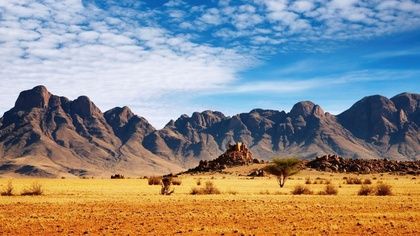
%> input picture img_in/savanna.jpg, 420 x 236 px, shrunk from 1280 x 720 before the run
$ octave histogram_specification.m   (GNU Octave 9; MATLAB toolbox functions it lacks are replaced by stand-ins)
%> lines starting %> are read from the running program, lines starting %| are printed output that depends on the picture
### functions/read_image.m
function img = read_image(img_name)
    img_path = strcat("./img_in/" + img_name);
    if exist(img_path, 'file')
        img = imread(img_path);
    else
        img = NaN;
    end
end

### histogram_specification.m
% Initialization
addpath('./functions/image');
addpath('./functions/histogram');
addpath('./functions/vector');

function [final_hist_data, mapped_hist] = match_histogram(hist_data_source, hist_data_ref, img_size, MAX_PIXEL_VAL)
    % Source
    norm_hist_data_source = hist_data_source / img_size;
    cmltv_norm_hist_data_source = make_cumulative(norm_hist_data_source);
    result_hist_data_source = round(cmltv_norm_hist_data_source * MAX_PIXEL_VAL);
    new_hist_data_source = map_new_hist(result_hist_data_source, hist_data_source);
    % disp(new_hist_data_source);

    % Ref
    norm_hist_data_ref = hist_data_ref / img_size;
    cmltv_norm_hist_data_ref = make_cumulative(norm_hist_data_ref);
    result_hist_data_ref = round(cmltv_norm_hist_data_ref * MAX_PIXEL_VAL);
    % disp(result_hist_data_ref);

    len = length(result_hist_data_source);
    mapped_hist = zeros(1, len);
    final_hist_data = zeros(1, len);
    for i = 1: len
        idx_to_map_from_source = result_hist_data_source(i);
        idx_nearest = get_index_nearest_value(result_hist_data_ref, idx_to_map_from_source);
        n = new_hist_data_source(i);
        mapped_hist(i) = idx_nearest;
        final_hist_data(idx_nearest) = final_hist_data(idx_nearest) + n;
        % fprintf("%d %d %d %d\n", i, idx_to_map_from_source, idx_nearest, n);
    end
end

disp("[INFO] Make sure to put the image inside the `img_in` folder!") ;
img_name_source = input("[INPUT] Which image do you want to enhance? ", 's');
%> the answer given: img_in/savanna.jpg
% img_name_source = "savanna.jpg";
img_source = read_image(img_name_source);
%> in read_image, img is the input picture: size 236x420x3 uint8; mean R, G, B 143.5, 140.7, 136.5

disp("[INFO] Make sure the reference image is the same size as source image!")
img_name_reference = input("[INPUT] Which image do you want to refer? ", 's');
%> the answer given: img_in/wallpaper.jpg
% img_name_source = "wallpaper.jpg";
img_reference = read_image(img_name_reference);
%> call 2 of read_image, with img_name = 'img_in/wallpaper.jpg'
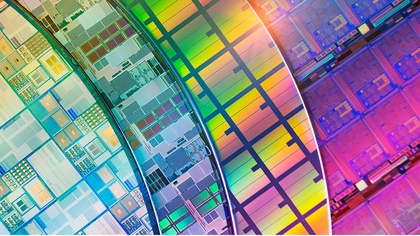
%> input picture img_in/wallpaper.jpg, 420 x 236 px, shrunk from 1280 x 720 before the run
%> in read_image, img is the input picture: size 236x420x3 uint8; mean R, G, B 138.9, 135.4, 144.5

% Image details
[rows_s, cols_s, num_channels_s] = size(img_source);
%> rows_s = 236; cols_s = 420; num_channels_s = 3
[rows_r, cols_r, num_channels_r] = size(img_reference);
%> rows_r = 236; cols_r = 420; num_channels_r = 3

MAX_PIXEL_VAL = 255;

if (not (rows_s == rows_r) | not (cols_s == cols_r))
    disp('[FAILED] The two inputted images do not have the same size!');
elseif (not (num_channels_s == num_channels_r))
    disp('[FAILED] The two inputted images do not share the same color type!');
else
    % Both image rows and cols should be the same
    fprintf("[INFO] The images with size [%d, %d] are inputted!\n", rows_s, cols_s);
%| [INFO] The images with size [236, 420] are inputted!

    is_grayscaled = input("[INPUT] Do you want the image to be grayscaled? (0/1) ");
%> the answer given: 1
    % Create placeholder for new image
    if (num_channels_s == 1 | is_grayscaled)
        disp("[PROCESS] Processing grayscale image!");
        if (not(num_channels_s == 1))
            % If full colored but want to be grayscaled
            img_source = rgb2gray(img_source);
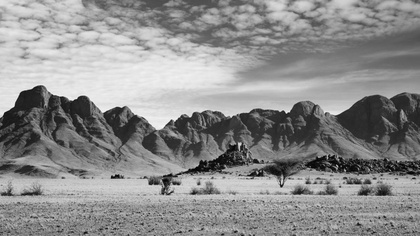
%> img_source: size 236x420 uint8; min 2, max 251, mean 141
            img_reference = rgb2gray(img_reference);
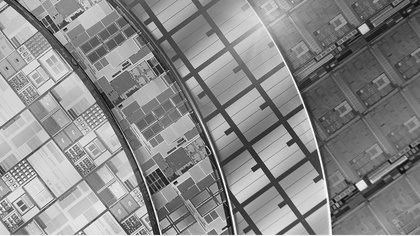
%> img_reference: size 236x420 uint8; min 6, max 254, mean 137.5
        end
        is_gray = true;
        result_img = zeros(rows_s, cols_s, 1, 'uint8');
    else
        disp("[PROCESS] Processing full color image!");
        is_gray = false;
        result_img = zeros(rows_s, cols_s, 3, 'uint8');
    end

    % Process Image
%> (the run ends here)
